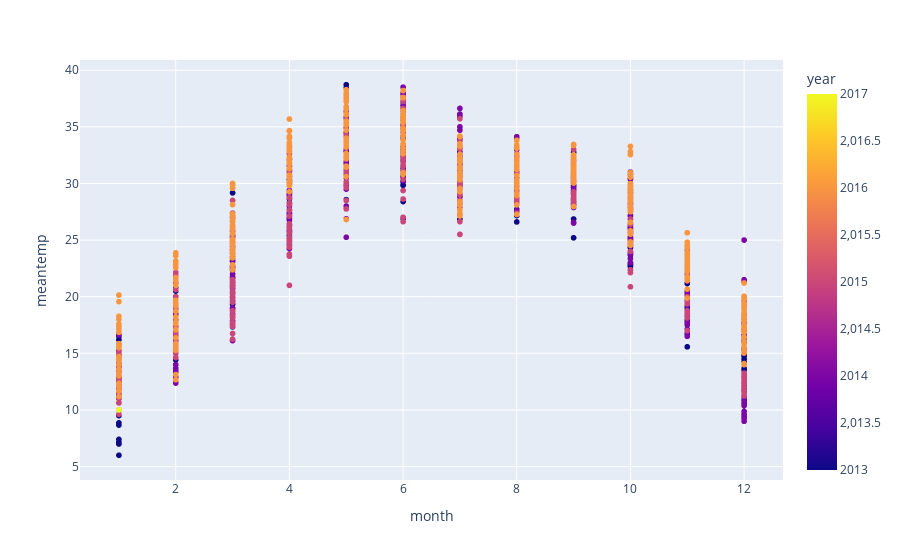

Source (notebook cell):
### Code cell
px.scatter(df, x='month', y='meantemp', color='year')

### Figure 1 — Plotly figure (JSON) as saved in the notebook; plotly's stock layout.template omitted (floating-point values rounded to 4 significant figures; data arrays with more than 128 entries replaced by an {"elided": "..."} marker saying what was removed)
{"data": [{"hovertemplate": "month=%{x}<br>meantemp=%{y}<br>year=%{marker.color}<extra></extra>", "legendgroup": "", "marker": {"color": {"elided": "1462 int values"}, "coloraxis": "coloraxis", "symbol": "circle"}, "mode": "markers", "name": "", "showlegend": false, "type": "scattergl", "x": {"elided": "1462 int values"}, "xaxis": "x", "y": {"elided": "1462 float values"}, "yaxis": "y"}], "layout": {"coloraxis": {"colorbar": {"title": {"text": "year"}}, "colorscale": [[0, "#0d0887"], [0.1111, "#46039f"], [0.2222, "#7201a8"], [0.3333, "#9c179e"], [0.4444, "#bd3786"], [0.5556, "#d8576b"], [0.6667, "#ed7953"], [0.7778, "#fb9f3a"], [0.8889, "#fdca26"], [1, "#f0f921"]]}, "legend": {"tracegroupgap": 0}, "margin": {"t": 60}, "xaxis": {"anchor": "y", "domain": [0, 1], "title": {"text": "month"}}, "yaxis": {"anchor": "x", "domain": [0, 1], "title": {"text": "meantemp"}}}}
